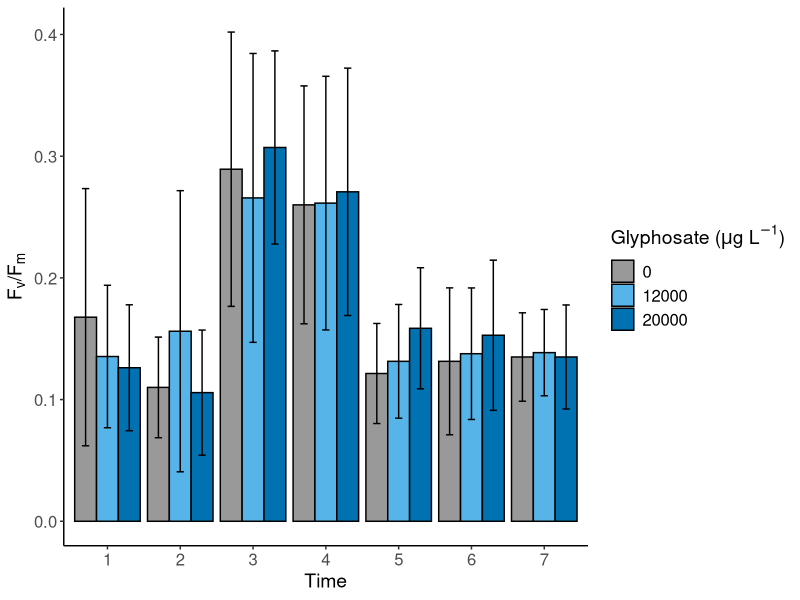
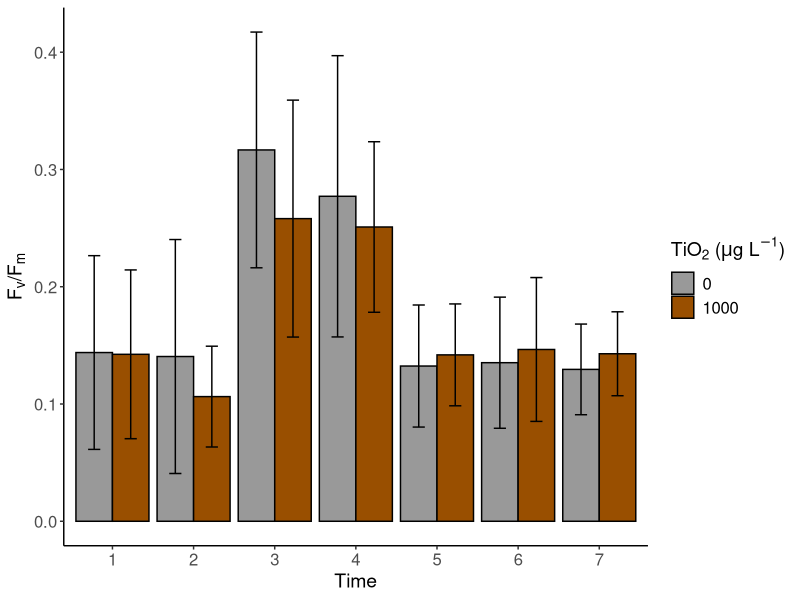
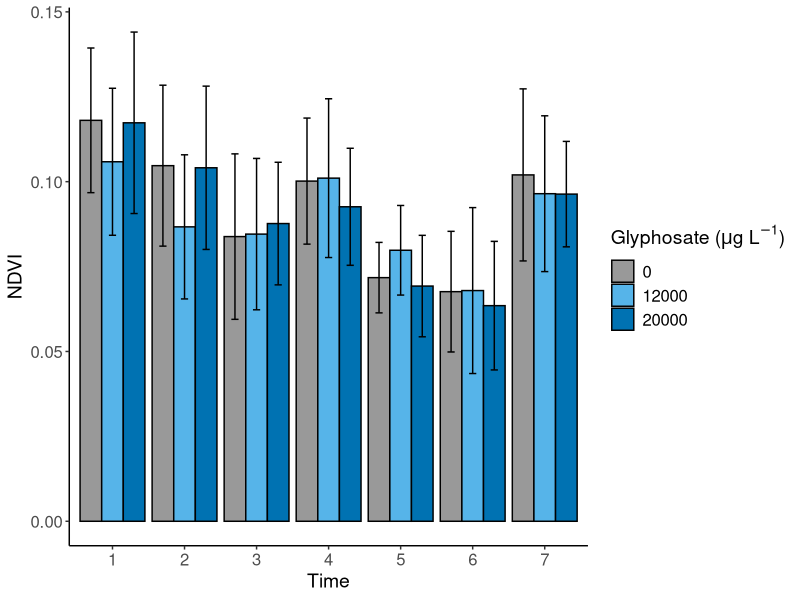
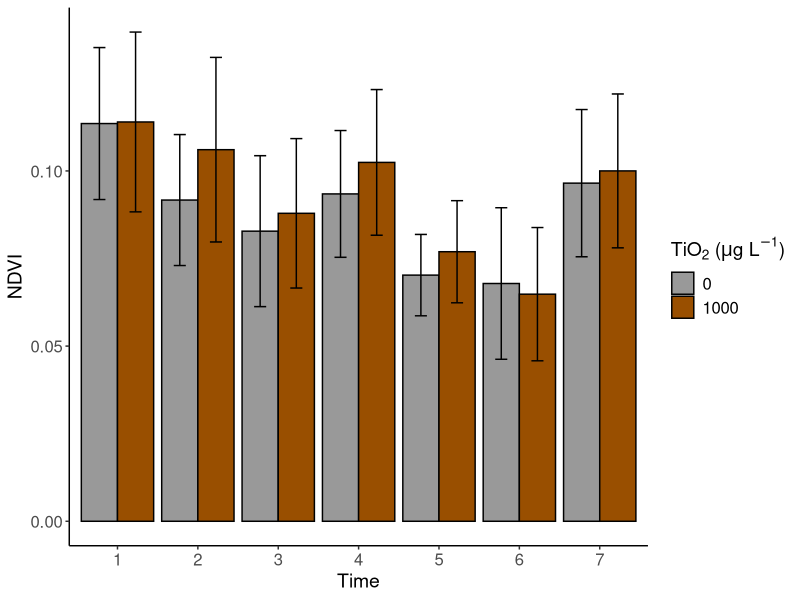
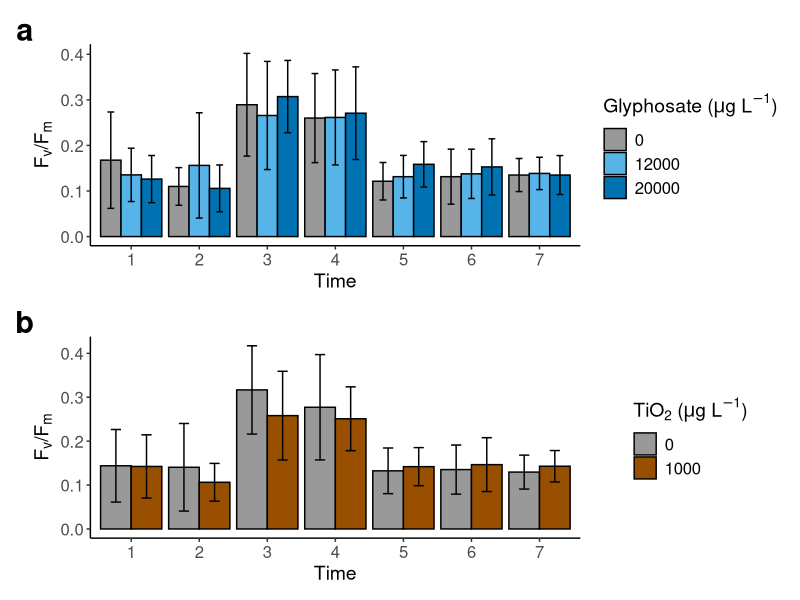
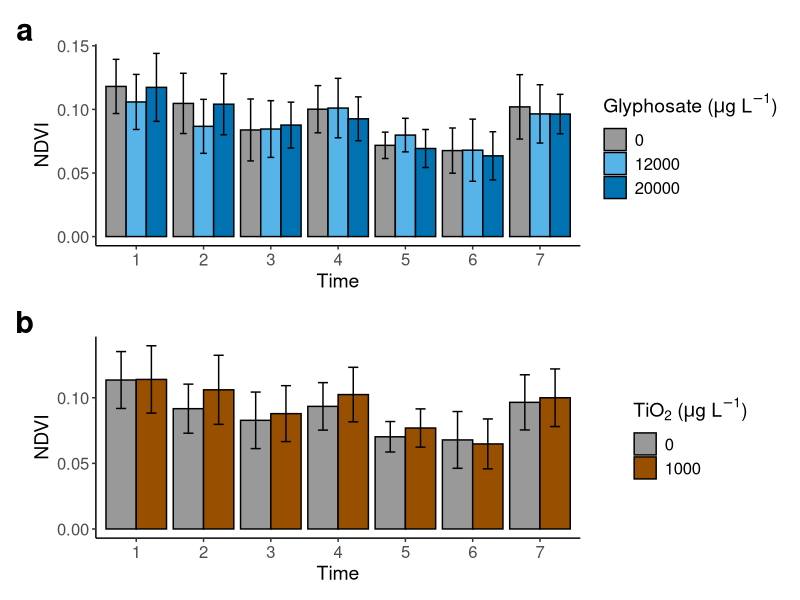

Write R code to recreate these figures, in order.
###############################################################################
# Reading data, formatting, and creating bar charts for FvFm 
# and NDVI across time, grouped by glyphosate and TiO2. 
###############################################################################

# 1) Load libraries
library(readxl)   # For reading XLSX
library(dplyr)    # Data wrangling
library(plyr)     # 'ddply' for summarySE
library(ggplot2)  # Plotting
library(patchwork)

# 2) Read data
my_data <- read_excel("Processed data for R.xlsx")
names(my_data)[names(my_data) == "Experiment ID"] <- "Experiment.ID"
my_data$Experiment.ID <- as.factor(my_data$Experiment.ID)

# 3) Rename it for convenience
field_dat <- my_data

# 4) Convert relevant columns to factor, remove negative NDVI, etc.
field_dat$Treatment      <- as.factor(field_dat$Treatment)
field_dat$Glyphosate     <- as.factor(field_dat$Glyphosate)
field_dat$TiO2           <- as.factor(field_dat$TiO2)
field_dat$Experiment.ID  <- as.factor(field_dat$Experiment.ID)

# Remove negative NDVI entries (replace with NA)
field_dat$NDVI[field_dat$NDVI < 0] <- NA

# Specify whether stress was applied (time > 1 = "post-stress"):
field_dat$stress_applied <- as.numeric(field_dat$Time > 1)

# 5) Define the summarySE function (from Cookbook for R)
summarySE <- function(data = NULL, measurevar, groupvars = NULL, 
                      na.rm = FALSE, conf.interval = 0.95, .drop = TRUE) {
  # This function calculates count (N), mean, sd, se, and CI for each group
  library(plyr)
  
  # Helper for counting non-NA
  length2 <- function(x, na.rm = FALSE) {
    if (na.rm) sum(!is.na(x)) else length(x)
  }
  
  # Summarise the data by groups
  datac <- ddply(
    data, groupvars, .drop = .drop,
    .fun = function(xx, col) {
      c(N    = length2(xx[[col]], na.rm = na.rm),
        mean = mean(xx[[col]], na.rm = na.rm),
        sd   = sd(xx[[col]], na.rm = na.rm))
    },
    measurevar
  )
  
  # Rename "mean" column
  datac <- rename(datac, c("mean" = measurevar))
  
  # Calculate standard error
  datac$se <- datac$sd / sqrt(datac$N)
  
  # Calculate confidence intervals
  ciMult <- qt(conf.interval / 2 + 0.5, datac$N - 1)
  datac$ci <- datac$se * ciMult
  
  return(datac)
}

###############################################################################
# 6) Prepare data frames for plotting FvFm and NDVI with Time, Glyphosate, TiO2
###############################################################################

# (a) FvFm subset
field_dat_fvfm <- field_dat %>%
  select(Time, Glyphosate, TiO2, FvFm) %>%
  filter(!is.na(FvFm))  # remove rows lacking FvFm

# (b) NDVI subset
field_dat_ndvi <- field_dat %>%
  select(Time, Glyphosate, TiO2, NDVI) %>%
  filter(!is.na(NDVI))  # remove rows lacking NDVI

###############################################################################
# 7) Create bar charts for FvFm (Figure 3)
###############################################################################

# 7.1 Summaries of FvFm by (Time, Glyphosate)
fvfm_sum_gly <- summarySE(
  data       = field_dat_fvfm,
  measurevar = "FvFm",
  groupvars  = c("Time", "Glyphosate")
)

# 7.2 Summaries of FvFm by (Time, TiO2)
fvfm_sum_tio2 <- summarySE(
  data       = field_dat_fvfm,
  measurevar = "FvFm",
  groupvars  = c("Time", "TiO2")
)

fvfm_sum_gly$Gly_values <- as.numeric(as.character(fvfm_sum_gly$Glyphosate))
fvfm_sum_gly$Gly_values[fvfm_sum_gly$Gly_values == 1] <- 12000
fvfm_sum_gly$Gly_values[fvfm_sum_gly$Gly_values == 2] <- 20000
# 0 stays 0
fvfm_sum_gly$Gly_values <- as.factor(fvfm_sum_gly$Gly_values)

fvfm_sum_tio2$TiO2_values <- as.numeric(as.character(fvfm_sum_tio2$TiO2))
fvfm_sum_tio2$TiO2_values[fvfm_sum_tio2$TiO2_values == 1] <- 1000

# 0 stays 0
fvfm_sum_tio2$TiO2_values <- as.factor(fvfm_sum_tio2$TiO2_values)

# 7.3 Plot Figure 3(a): FvFm vs Time, grouped by Glyphosate
fig3a_fvfm_gly <- ggplot(fvfm_sum_gly, aes(
  x    = factor(Time),
  y    = FvFm,
  fill = Gly_values
)) +
  geom_bar(
    position = position_dodge(width = 0.9),
    stat     = "summary",
    fun      = "mean",
    colour   = "black"
  ) +
  # ± SD error bars
  geom_errorbar(aes(ymin = FvFm - sd, ymax = FvFm + sd),
                width = 0.3,
                position = position_dodge(width = 0.9)) +
  scale_fill_manual(
    # Grey for 0, Light Blue for 12000, Dark Blue for 20000
    values = c("0" = "#999999", "12000" = "#56B4E9", "20000" = "#0072B2"),
    name   = expression(paste("Glyphosate (", mu, "g L"^-1, ")"))
  ) +
  labs(
    x     = "Time",
    y     = expression(paste("F"[v], "/", "F"[m]))
  ) +
  theme_classic() +
  theme(
    axis.text   = element_text(size = 12),
    axis.title  = element_text(size = 14),
    legend.text = element_text(size = 12),
    legend.title= element_text(size = 14)
  )

# 7.4 Plot Figure 3(b): FvFm vs Time, grouped by TiO2
fig3b_fvfm_tio2 <- ggplot(fvfm_sum_tio2, aes(
  x    = factor(Time),
  y    = FvFm,
  fill = TiO2_values
)) +
  geom_bar(
    position = position_dodge(width = 0.9),
    stat     = "summary",
    fun      = "mean",
    colour   = "black"
  ) +
  geom_errorbar(aes(ymin = FvFm - sd, ymax = FvFm + sd),
                width = 0.3,
                position = position_dodge(width = 0.9)) +
  scale_fill_manual(
    # Grey for 0, Brown for 1000
    values = c("0" = "#999999", "1000" = "#994F00"),
    name   = expression(paste("TiO"[2], " (", mu, "g L"^-1, ")"))
  ) +
  labs(
    x     = "Time",
    y     = expression(paste("F"[v], "/", "F"[m]))
  ) +
  theme_classic() +
  theme(
    axis.text   = element_text(size = 12),
    axis.title  = element_text(size = 14),
    legend.text = element_text(size = 12),
    legend.title= element_text(size = 14)
  )

# Print or view these:
fig3a_fvfm_gly
fig3b_fvfm_tio2

###############################################################################
# 8) Create bar charts for NDVI (Figure 4)
###############################################################################

# 8.1 Summaries by (Time, Glyphosate)
ndvi_sum_gly <- summarySE(
  data       = field_dat_ndvi,
  measurevar = "NDVI",
  groupvars  = c("Time", "Glyphosate")
)

# 8.2 Summaries by (Time, TiO2)
ndvi_sum_tio2 <- summarySE(
  data       = field_dat_ndvi,
  measurevar = "NDVI",
  groupvars  = c("Time", "TiO2")
)

# Convert factor levels for glyphosate, TiO2 if needed:
ndvi_sum_gly$Gly_values <- as.numeric(as.character(ndvi_sum_gly$Glyphosate))
ndvi_sum_gly$Gly_values[ndvi_sum_gly$Gly_values == 1] <- 12000
ndvi_sum_gly$Gly_values[ndvi_sum_gly$Gly_values == 2] <- 20000
ndvi_sum_gly$Gly_values <- as.factor(ndvi_sum_gly$Gly_values)

ndvi_sum_tio2$TiO2_values <- as.numeric(as.character(ndvi_sum_tio2$TiO2))
ndvi_sum_tio2$TiO2_values[ndvi_sum_tio2$TiO2_values == 1] <- 1000
ndvi_sum_tio2$TiO2_values <- as.factor(ndvi_sum_tio2$TiO2_values)

# 8.3 Figure 4(a): NDVI vs Time, grouped by Glyphosate
fig4a_ndvi_gly <- ggplot(ndvi_sum_gly, aes(
  x    = factor(Time),
  y    = NDVI,
  fill = Gly_values
)) +
  geom_bar(
    position = position_dodge(width = 0.9),
    stat     = "summary",
    fun      = "mean",
    colour   = "black"
  ) +
  geom_errorbar(aes(ymin = NDVI - sd, ymax = NDVI + sd),
                width = 0.3,
                position = position_dodge(width = 0.9)) +
  scale_fill_manual(
    values = c("0" = "#999999", "12000" = "#56B4E9", "20000" = "#0072B2"),
    name   = expression(paste("Glyphosate (", mu, "g L"^-1, ")"))
  ) +
  labs(
    x     = "Time",
    y     = "NDVI"
  ) +
  theme_classic() +
  theme(
    axis.text   = element_text(size = 12),
    axis.title  = element_text(size = 14),
    legend.text = element_text(size = 12),
    legend.title= element_text(size = 14)
  )

# 8.4 Figure 4(b): NDVI vs Time, grouped by TiO2
fig4b_ndvi_tio2 <- ggplot(ndvi_sum_tio2, aes(
  x    = factor(Time),
  y    = NDVI,
  fill = TiO2_values
)) +
  geom_bar(
    position = position_dodge(width = 0.9),
    stat     = "summary",
    fun      = "mean",
    colour   = "black"
  ) +
  geom_errorbar(aes(ymin = NDVI - sd, ymax = NDVI + sd),
                width = 0.3,
                position = position_dodge(width = 0.9)) +
  scale_fill_manual(
    values = c("0" = "#999999", "1000" = "#994F00"),
    name   = expression(paste("TiO"[2], " (", mu, "g L"^-1, ")"))
  ) +
  labs(
    x     = "Time",
    y     = "NDVI"
  ) +
  theme_classic() +
  theme(
    axis.text   = element_text(size = 12),
    axis.title  = element_text(size = 14),
    legend.text = element_text(size = 12),
    legend.title= element_text(size = 14)
  )

fig4a_ndvi_gly
fig4b_ndvi_tio2

Figure3 <- (fig3a_fvfm_gly / fig3b_fvfm_tio2) +
  plot_annotation(tag_levels = "a") &
  theme(
    plot.tag = element_text(size = 22, face = "bold")
  )

# Save the stacked figure
ggsave("Figure3.png", Figure3, width = 8, height = 10, dpi = 300)

# Similarly for Figure 4
Figure4 <- (fig4a_ndvi_gly / fig4b_ndvi_tio2) +
  plot_annotation(tag_levels = "a") &
  theme(
    plot.tag = element_text(size = 22, face = "bold")
  )

ggsave("Figure4.png", Figure4, width = 8, height = 10, dpi = 300)
